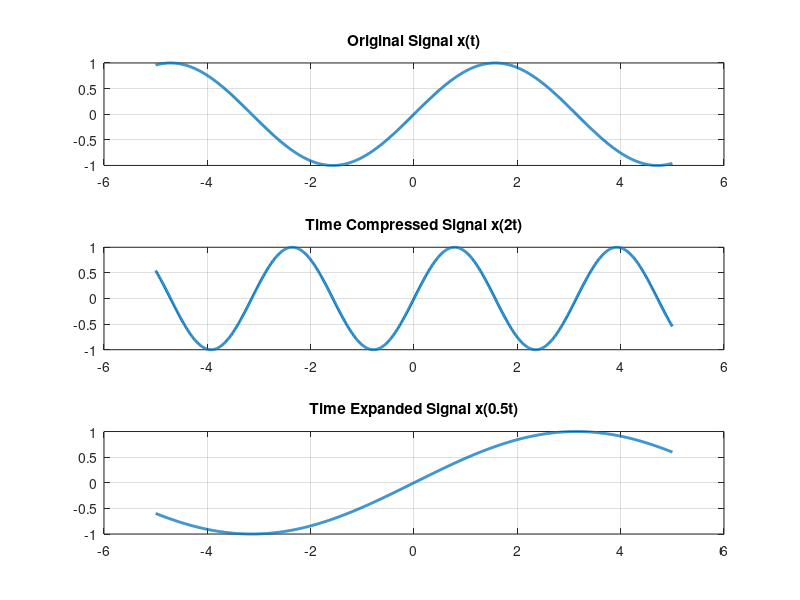

Source code (MATLAB):
clc;
clear;
close all;

t = -5:0.01:5;             % Time axis
x = sin(t);                % Original signal

a1 = 2;                    % Compression
a2 = 0.5;                  % Expansion

x1 = sin(a1*t);            % Compressed signal
x2 = sin(a2*t);            % Expanded signal

figure;

subplot(3,1,1);
plot(t, x, 'LineWidth', 2);
title('Original Signal x(t)');
grid on;

subplot(3,1,2);
plot(t, x1, 'LineWidth', 2);
title('Time Compressed Signal x(2t)');
grid on;

subplot(3,1,3);
plot(t, x2, 'LineWidth', 2);
title('Time Expanded Signal x(0.5t)');
grid on;
